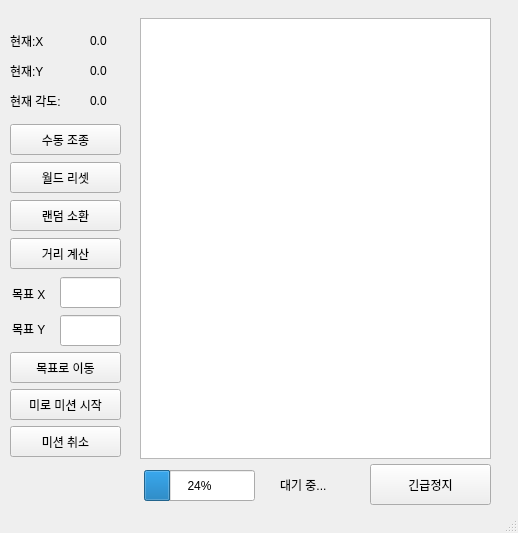
<?xml version="1.0" encoding="UTF-8"?>
<ui version="4.0">
 <class>MainWindow</class>
 <widget class="QMainWindow" name="MainWindow">
  <property name="geometry">
   <rect>
    <x>0</x>
    <y>0</y>
    <width>518</width>
    <height>533</height>
   </rect>
  </property>
  <property name="windowTitle">
   <string>MainWindow</string>
  </property>
  <widget class="QWidget" name="centralwidget">
   <widget class="QLabel" name="lbl_name_x">
    <property name="geometry">
     <rect>
      <x>10</x>
      <y>20</y>
      <width>81</width>
      <height>41</height>
     </rect>
    </property>
    <property name="text">
     <string>현재:X</string>
    </property>
   </widget>
   <widget class="QLabel" name="lbl_name_theta">
    <property name="geometry">
     <rect>
      <x>10</x>
      <y>80</y>
      <width>81</width>
      <height>41</height>
     </rect>
    </property>
    <property name="text">
     <string>현재 각도:</string>
    </property>
   </widget>
   <widget class="QLabel" name="lbl_name_y">
    <property name="geometry">
     <rect>
      <x>10</x>
      <y>50</y>
      <width>81</width>
      <height>41</height>
     </rect>
    </property>
    <property name="text">
     <string>현재:Y</string>
    </property>
   </widget>
   <widget class="QLabel" name="lbl_pos_y">
    <property name="geometry">
     <rect>
      <x>90</x>
      <y>50</y>
      <width>81</width>
      <height>41</height>
     </rect>
    </property>
    <property name="text">
     <string>0.0</string>
    </property>
   </widget>
   <widget class="QLabel" name="lbl_pos_x">
    <property name="geometry">
     <rect>
      <x>90</x>
      <y>20</y>
      <width>81</width>
      <height>41</height>
     </rect>
    </property>
    <property name="text">
     <string>0.0</string>
    </property>
   </widget>
   <widget class="QLabel" name="lbl_theta">
    <property name="geometry">
     <rect>
      <x>90</x>
      <y>80</y>
      <width>81</width>
      <height>41</height>
     </rect>
    </property>
    <property name="text">
     <string>0.0</string>
    </property>
   </widget>
   <widget class="QPushButton" name="btn_open_teleop">
    <property name="geometry">
     <rect>
      <x>10</x>
      <y>124</y>
      <width>111</width>
      <height>31</height>
     </rect>
    </property>
    <property name="text">
     <string>수동 조종</string>
    </property>
   </widget>
   <widget class="QPushButton" name="btn_reset">
    <property name="geometry">
     <rect>
      <x>10</x>
      <y>162</y>
      <width>111</width>
      <height>31</height>
     </rect>
    </property>
    <property name="text">
     <string>월드 리셋</string>
    </property>
   </widget>
   <widget class="QPushButton" name="btn_spawn">
    <property name="geometry">
     <rect>
      <x>10</x>
      <y>200</y>
      <width>111</width>
      <height>31</height>
     </rect>
    </property>
    <property name="text">
     <string>랜덤 소환</string>
    </property>
   </widget>
   <widget class="QPushButton" name="btn_go_to_goal">
    <property name="geometry">
     <rect>
      <x>10</x>
      <y>352</y>
      <width>111</width>
      <height>31</height>
     </rect>
    </property>
    <property name="text">
     <string>목표로 이동</string>
    </property>
   </widget>
   <widget class="QPushButton" name="btn_get_distance">
    <property name="geometry">
     <rect>
      <x>10</x>
      <y>238</y>
      <width>111</width>
      <height>31</height>
     </rect>
    </property>
    <property name="text">
     <string>거리 계산</string>
    </property>
   </widget>
   <widget class="QPushButton" name="btn_start_maze">
    <property name="geometry">
     <rect>
      <x>10</x>
      <y>389</y>
      <width>111</width>
      <height>31</height>
     </rect>
    </property>
    <property name="text">
     <string>미로 미션 시작</string>
    </property>
   </widget>
   <widget class="QLineEdit" name="input_goal_x">
    <property name="geometry">
     <rect>
      <x>60</x>
      <y>277</y>
      <width>61</width>
      <height>31</height>
     </rect>
    </property>
   </widget>
   <widget class="QLineEdit" name="input_goal_y">
    <property name="geometry">
     <rect>
      <x>60</x>
      <y>315</y>
      <width>61</width>
      <height>31</height>
     </rect>
    </property>
   </widget>
   <widget class="QProgressBar" name="progress_bar">
    <property name="geometry">
     <rect>
      <x>144</x>
      <y>470</y>
      <width>111</width>
      <height>31</height>
     </rect>
    </property>
    <property name="value">
     <number>24</number>
    </property>
   </widget>
   <widget class="QLabel" name="lbl_mission_status">
    <property name="geometry">
     <rect>
      <x>280</x>
      <y>464</y>
      <width>101</width>
      <height>41</height>
     </rect>
    </property>
    <property name="text">
     <string>대기 중...</string>
    </property>
   </widget>
   <widget class="QTextEdit" name="text_log">
    <property name="geometry">
     <rect>
      <x>140</x>
      <y>18</y>
      <width>351</width>
      <height>441</height>
     </rect>
    </property>
   </widget>
   <widget class="QPushButton" name="btn_emergency_stop">
    <property name="geometry">
     <rect>
      <x>370</x>
      <y>464</y>
      <width>121</width>
      <height>41</height>
     </rect>
    </property>
    <property name="text">
     <string>긴급정지</string>
    </property>
   </widget>
   <widget class="QPushButton" name="btn_cancel_action">
    <property name="geometry">
     <rect>
      <x>10</x>
      <y>426</y>
      <width>111</width>
      <height>31</height>
     </rect>
    </property>
    <property name="text">
     <string>미션 취소</string>
    </property>
   </widget>
   <widget class="QLabel" name="label">
    <property name="geometry">
     <rect>
      <x>12</x>
      <y>285</y>
      <width>67</width>
      <height>17</height>
     </rect>
    </property>
    <property name="text">
     <string>목표 X</string>
    </property>
   </widget>
   <widget class="QLabel" name="label_2">
    <property name="geometry">
     <rect>
      <x>12</x>
      <y>320</y>
      <width>67</width>
      <height>17</height>
     </rect>
    </property>
    <property name="text">
     <string>목표 Y</string>
    </property>
   </widget>
  </widget>
  <widget class="QStatusBar" name="statusbar"/>
 </widget>
 <resources/>
 <connections/>
</ui>
